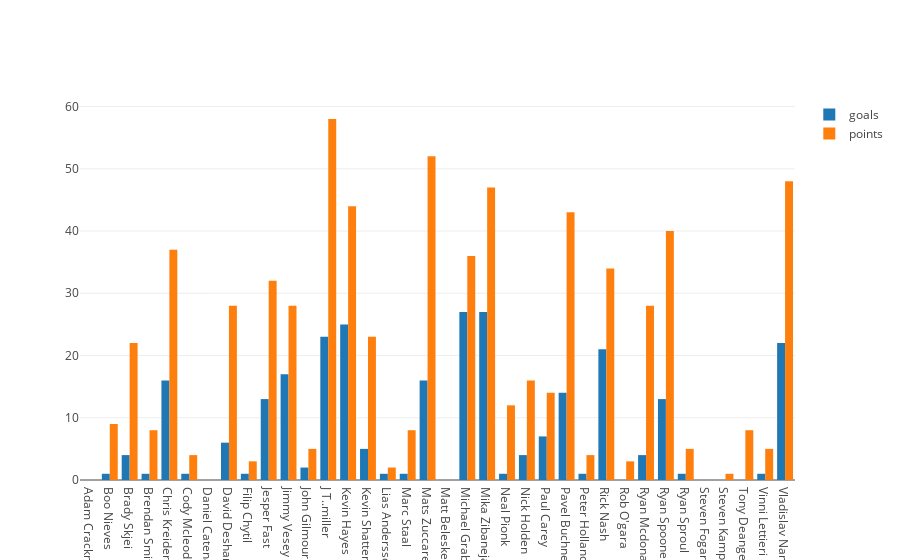

Here is the notebook cell this chart was saved with:
### Code cell
plotly.offline.iplot([goals_trace, points_trace])

### Figure 1 — Plotly figure (JSON) as saved in the notebook; plotly's stock layout.template omitted (floating-point values rounded to 4 significant figures)
{"data": [{"name": "goals", "type": "bar", "x": ["Adam Cracknell", "Boo Nieves", "Brady Skjei", "Brendan Smith", "Chris Kreider", "Cody Mcleod", "Daniel Catenacci", "David Desharnais", "Filip Chytil", "Jesper Fast", "Jimmy Vesey", "John Gilmour", "J T..miller", "Kevin Hayes", "Kevin Shattenkirk", "Lias Andersson", "Marc Staal", "Mats Zuccarello", "Matt Beleskey", "Michael Grabner", "Mika Zibanejad", "Neal Pionk", "Nick Holden", "Paul Carey", "Pavel Buchnevich", "Peter Holland", "Rick Nash", "Rob O'gara", "Ryan Mcdonagh", "Ryan Spooner", "Ryan Sproul", "Steven Fogarty", "Steven Kampfer", "Tony Deangelo", "Vinni Lettieri", "Vladislav Namestnikov"], "y": [0, 1, 4, 1, 16, 1, 0, 6, 1, 13, 17, 2, 23, 25, 5, 1, 1, 16, 0, 27, 27, 1, 4, 7, 14, 1, 21, 0, 4, 13, 1, 0, 0, 0, 1, 22]}, {"name": "points", "type": "bar", "x": ["Adam Cracknell", "Boo Nieves", "Brady Skjei", "Brendan Smith", "Chris Kreider", "Cody Mcleod", "Daniel Catenacci", "David Desharnais", "Filip Chytil", "Jesper Fast", "Jimmy Vesey", "John Gilmour", "J T..miller", "Kevin Hayes", "Kevin Shattenkirk", "Lias Andersson", "Marc Staal", "Mats Zuccarello", "Matt Beleskey", "Michael Grabner", "Mika Zibanejad", "Neal Pionk", "Nick Holden", "Paul Carey", "Pavel Buchnevich", "Peter Holland", "Rick Nash", "Rob O'gara", "Ryan Mcdonagh", "Ryan Spooner", "Ryan Sproul", "Steven Fogarty", "Steven Kampfer", "Tony Deangelo", "Vinni Lettieri", "Vladislav Namestnikov"], "y": [0, 9, 22, 8, 37, 4, 0, 28, 3, 32, 28, 5, 58, 44, 23, 2, 8, 52, 0, 36, 47, 12, 16, 14, 43, 4, 34, 3, 28, 40, 5, 0, 1, 8, 5, 48]}], "layout": {}}
